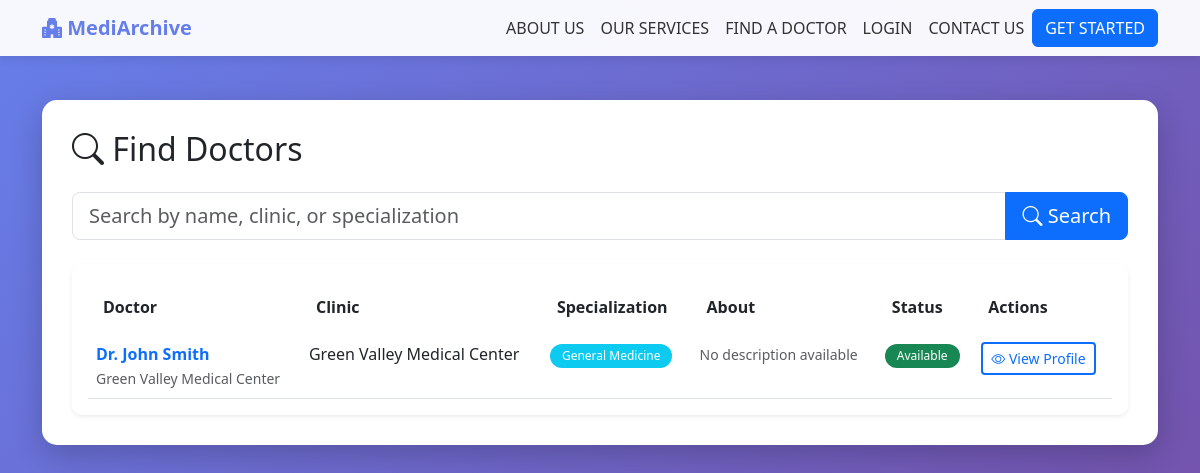
The page /views/find_doctors_public.php on the database as committed earlier.
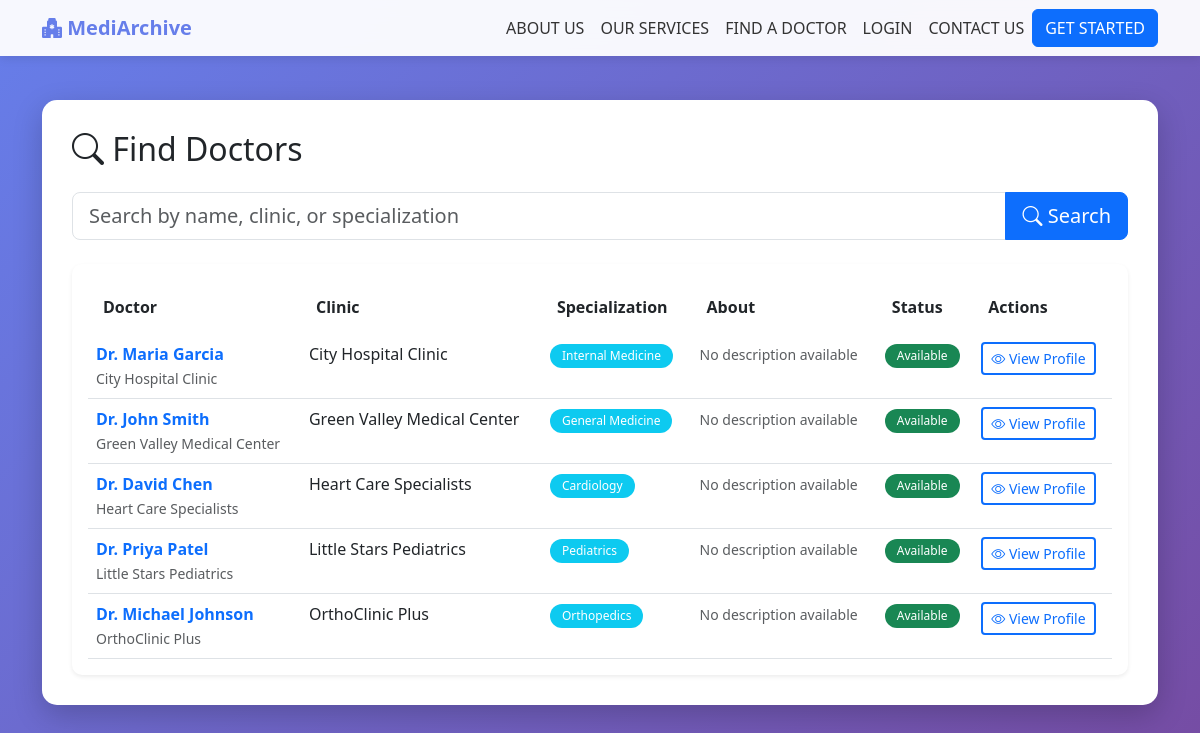
The same page on the database as committed later.
### tables this page shows
CREATE TABLE IF NOT EXISTS clinics (
    id INT PRIMARY KEY AUTO_INCREMENT,
    user_id INT NOT NULL,
    clinic_name VARCHAR(100) NOT NULL,
    license_number VARCHAR(50),
    medical_license VARCHAR(100) NOT NULL,
    specialization VARCHAR(100) NOT NULL,
    address TEXT,
    contact_phone VARCHAR(20),
    signature_path VARCHAR(255) NULL COMMENT 'Path to doctor signature image',
    seal_path VARCHAR(255) NULL COMMENT 'Path to clinic seal image',
    is_available BOOLEAN DEFAULT TRUE COMMENT 'Clinic availability for chat/appointments',
    available_from TIME DEFAULT '09:00:00',
    available_to TIME DEFAULT '17:00:00',
    created_at TIMESTAMP DEFAULT CURRENT_TIMESTAMP,
    FOREIGN KEY (user_id) REFERENCES users(id) ON DELETE CASCADE,
    INDEX idx_user_id (user_id),
    INDEX idx_specialization (specialization),
    INDEX idx_is_available (is_available)
);

CREATE TABLE IF NOT EXISTS users (
    id INT PRIMARY KEY AUTO_INCREMENT,
    username VARCHAR(50) UNIQUE NOT NULL,
    email VARCHAR(100) UNIQUE NOT NULL,
    password VARCHAR(255) NOT NULL,
    full_name VARCHAR(100) NOT NULL,
    role ENUM('clinic_admin', 'patient', 'web_admin') NOT NULL DEFAULT 'patient',
    phone VARCHAR(20),
    profile_photo VARCHAR(255) NULL COMMENT 'Path to user profile photo',
    home_address TEXT NULL COMMENT 'User home address',
    dashboard_layout TEXT DEFAULT NULL COMMENT 'JSON for widget positions and preferences',
    created_at TIMESTAMP DEFAULT CURRENT_TIMESTAMP,
    INDEX idx_username (username),
    INDEX idx_email (email),
    INDEX idx_role (role)
);

### includes/SessionManager.php (called while the page is built, shortened)
<?php
class SessionManager {
    public static function validateSession() {
        if (!isset($_SESSION['user_id'])) {
            return false;
        }
        return true;
    }
    public static function isAuthenticated() {
        return self::validateSession() && isset($_SESSION['user_id']);
    }
}
?>

### config.php (called while the page is built, shortened)
<?php
if (file_exists(__DIR__ . '/includes/bootstrap.php')) {
    require_once __DIR__ . '/includes/bootstrap.php';
}
function isLoggedIn() {
    return SessionManager::isAuthenticated();
}

### includes/Database.php (called while the page is built, shortened)
<?php
class Database {
    private static $instance = null;
    private $pdo;
    private function __construct()
    {
        $dsn = sprintf('mysql:host=%s;dbname=%s;charset=utf8mb4', DB_HOST, DB_NAME);
        $options = [
            PDO::ATTR_ERRMODE => PDO::ERRMODE_EXCEPTION,
            PDO::ATTR_DEFAULT_FETCH_MODE => PDO::FETCH_ASSOC,
            PDO::ATTR_EMULATE_PREPARES => false,
        ];
        $this->pdo = new PDO($dsn, DB_USER, DB_PASS, $options);
    }
    public static function getInstance()
    {
        if (self::$instance === null) {
            self::$instance = new Database();
        }
        return self::$instance;
    }
    public function fetchAll($sql, array $params = [])
    {
        $stmt = $this->pdo->prepare($sql);
        $stmt->execute($params);
        return $stmt->fetchAll();
    }
}
?>

### includes/bootstrap.php (called while the page is built, shortened)
<?php
require_once __DIR__ . '/Database.php';
require_once __DIR__ . '/SessionManager.php';
function DB()
{
    return Database::getInstance();
}

### views/find_doctors_public.php (the view, shortened to what this page needs)
<?php
require_once '../config.php';
$q = isset($_GET['q']) ? sanitizeInput($_GET['q']) : '';
if ($q) {
    $like = '%' . $q . '%';
    $sql = "SELECT c.*, u.full_name FROM clinics c JOIN users u ON c.user_id = u.id WHERE (c.clinic_name LIKE ? OR c.specialization LIKE ? OR u.full_name LIKE ? OR c.about_description LIKE ?) ORDER BY c.is_available DESC, c.clinic_name";
    $doctors = DB()->fetchAll($sql, [$like, $like, $like, $like]);
} else {
    $sql = "SELECT c.*, u.full_name FROM clinics c JOIN users u ON c.user_id = u.id ORDER BY c.is_available DESC, c.clinic_name";
    $doctors = DB()->fetchAll($sql);
}
?>
<!DOCTYPE html>
<html lang="en">
<head>
<link href="https://cdn.jsdelivr.net/npm/bootstrap@5.3.0/dist/css/bootstrap.min.css" rel="stylesheet">
<link rel="stylesheet" href="https://cdn.jsdelivr.net/npm/bootstrap-icons@1.10.0/font/bootstrap-icons.css">
</head>
<body>
<nav class="navbar navbar-expand-lg fixed-top">
    <div class="container">
        <a class="navbar-brand" href="../index.php">
            <i class="bi bi-hospital-fill"></i>
            <span>MediArchive</span>
        </a>
        <div class="collapse navbar-collapse" id="navbarNav">
            <ul class="navbar-nav ms-auto align-items-center">
                <li class="nav-item"><a class="nav-link" href="../index.php#about">ABOUT US</a></li>
                <li class="nav-item"><a class="nav-link" href="../index.php#services">OUR SERVICES</a></li>
                <li class="nav-item"><a class="nav-link active" href="find_doctors_public.php">FIND A DOCTOR</a></li>
                <?php if (isLoggedIn()): ?>
                <li class="nav-item"><a class="nav-link" href="dashboard.php">DASHBOARD</a></li>
                <li class="nav-item"><a class="nav-link" href="logout.php?redirect=<?php echo urlencode('/SYSTEMINTEG/index.php'); ?>">LOGOUT</a></li>
                <?php else: ?>
                <li class="nav-item"><a class="nav-link" href="../index.php" onclick="event.preventDefault(); document.getElementById('loginModal').style.display='block';">LOGIN</a></li>
                <?php endif; ?>
                <li class="nav-item"><a class="nav-link" href="../index.php#contact">CONTACT US</a></li>
                <?php if (!isLoggedIn()): ?>
                <li class="nav-item">
                    <a href="../index.php" class="btn btn-primary" onclick="event.preventDefault(); document.getElementById('registerModal').style.display='block';">GET STARTED</a>
                </li>
                <?php endif; ?>
            </ul>
        </div>
    </div>
</nav>
<div class="container">
    <div class="main-content">
        <h2 class="mb-4"><i class="bi bi-search"></i> Find Doctors</h2>
        <form class="mb-4" method="GET">
            <div class="input-group input-group-lg">
                <input type="text" class="form-control" placeholder="Search by name, clinic, or specialization" name="q" value="<?php echo htmlspecialchars($q); ?>">
                <button class="btn btn-primary" type="submit"><i class="bi bi-search"></i> Search</button>
            </div>
        </form>
        <div class="card shadow-sm">
            <div class="card-body">
                <?php if (!empty($doctors)): ?>
                <div class="table-responsive">
                    <table class="table table-hover">
                        <thead>
                            <tr>
                                <th>Doctor</th>
                                <th>Clinic</th>
                                <th>Specialization</th>
                                <th>About</th>
                                <th>Status</th>
                                <th>Actions</th>
                            </tr>
                        </thead>
                        <tbody>
                            <?php foreach ($doctors as $doc): ?>
                            <tr>
                                <td>
                                    <a href="doctor_profile.php?id=<?php echo intval($doc['user_id']); ?>" class="text-decoration-none fw-semibold">
                                        <?php echo htmlspecialchars($doc['full_name']); ?>
                                    </a>
                                    <br>
                                    <small class="text-muted"><?php echo htmlspecialchars($doc['clinic_name']); ?></small>
                                </td>
                                <td><?php echo htmlspecialchars($doc['clinic_name']); ?></td>
                                <td>
                                    <span class="badge bg-info"><?php echo htmlspecialchars($doc['specialization']); ?></span>
                                </td>
                                <td>
                                    <?php if (!empty($doc['about_description'])): ?>
                                        <p class="mb-0 small text-muted" style="max-width: 300px; overflow: hidden; text-overflow: ellipsis; white-space: nowrap;" title="<?php echo htmlspecialchars($doc['about_description']); ?>">
                                            <?php echo htmlspecialchars(substr($doc['about_description'], 0, 80)); ?>...
                                        </p>
                                    <?php else: ?>
                                        <span class="text-muted small">No description available</span>
                                    <?php endif; ?>
                                </td>
                                <td>
                                    <span class="badge bg-<?php echo $doc['is_available'] ? 'success' : 'secondary'; ?>">
                                        <?php echo $doc['is_available'] ? 'Available' : 'Unavailable'; ?>
                                    </span>
                                </td>
                                <td>
                                    <a href="doctor_profile.php?id=<?php echo intval($doc['user_id']); ?>" class="btn btn-sm btn-outline-primary">
                                        <i class="bi bi-eye"></i> View Profile
                                    </a>
                                </td>
                            </tr>
                            <?php endforeach; ?>
                        </tbody>
                    </table>
                </div>
                <?php else: ?>
                <p class="text-muted text-center py-5">No doctors found.</p>
                <?php endif; ?>
            </div>
        </div>
    </div>
</div>
</body>
</html>

### views/find_doctors_public.php (style rules this page uses)
body { background: linear-gradient(135deg, #667eea 0%, #764ba2 100%); min-height: 100vh; padding-top: 80px; }
.main-content { background: white; border-radius: 15px; padding: 30px; box-shadow: 0 10px 30px rgba(0,0,0,0.2); margin: 20px auto; max-width: 1200px; }
.navbar { background: rgba(255, 255, 255, 0.95) !important; backdrop-filter: blur(10px); box-shadow: 0 2px 10px rgba(0,0,0,0.1); }
.navbar-brand { font-weight: bold; color: #667eea !important; }
.nav-link { color: #333 !important; font-weight: 500; }
.card { border: none; border-radius: 10px; box-shadow: 0 2px 10px rgba(0,0,0,0.1); }
.table { margin-bottom: 0; }
.table thead { background: linear-gradient(135deg, #667eea 0%, #764ba2 100%); color: white; }
.table thead th { border: none; padding: 15px; font-weight: 600; }
.table tbody tr { transition: all 0.3s; }
.badge { padding: 6px 12px; border-radius: 20px; font-weight: 500; }
.btn-outline-primary { border-width: 2px; font-weight: 500; transition: all 0.3s; }

Rows that differ between the two databases and show on the page:
added clinics: user.full_name "Dr. Maria Garcia", clinic_name "City Hospital Clinic", specialization "Internal Medicine", is_available "Available"
added clinics: user.full_name "Dr. David Chen", clinic_name "Heart Care Specialists", specialization "Cardiology", is_available "Available"
added clinics: user.full_name "Dr. Priya Patel", clinic_name "Little Stars Pediatrics", specialization "Pediatrics", is_available "Available"
added clinics: user.full_name "Dr. Michael Johnson", clinic_name "OrthoClinic Plus", specialization "Orthopedics", is_available "Available"
